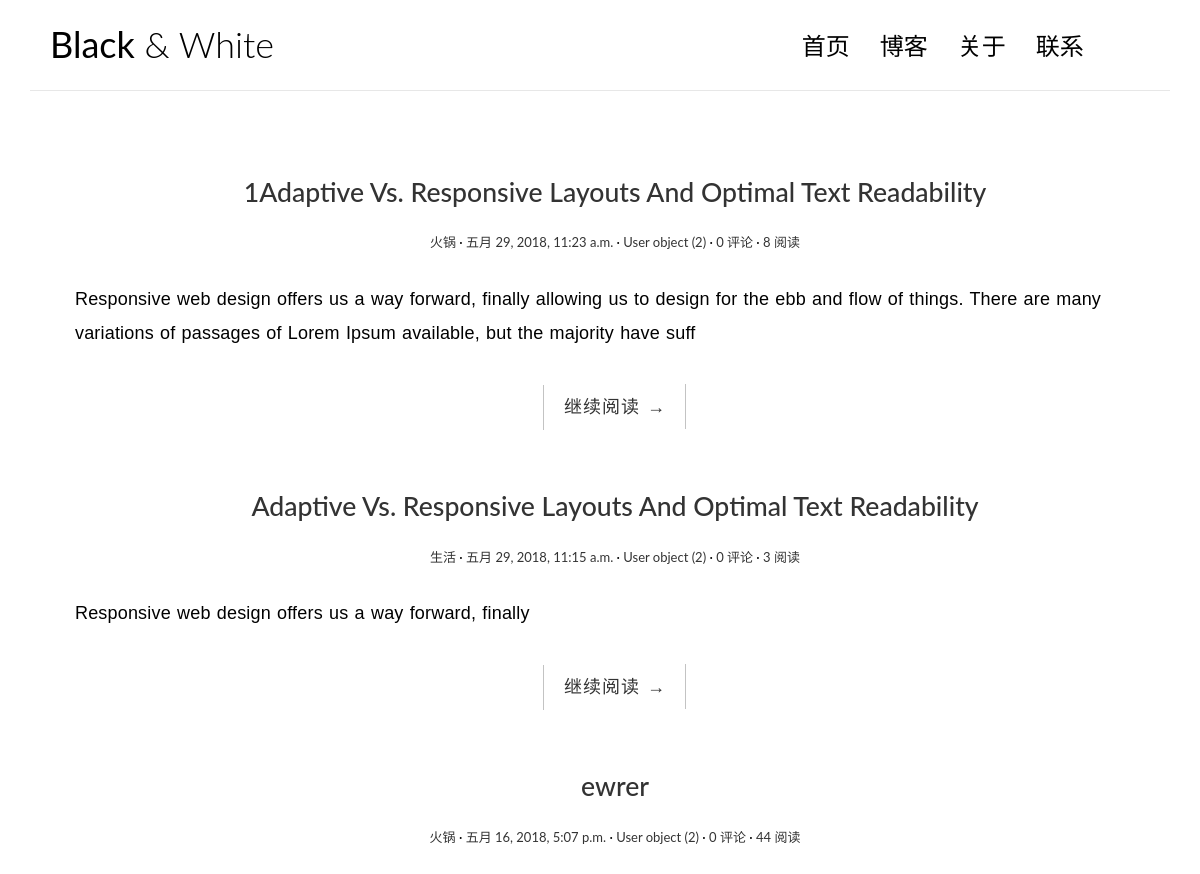
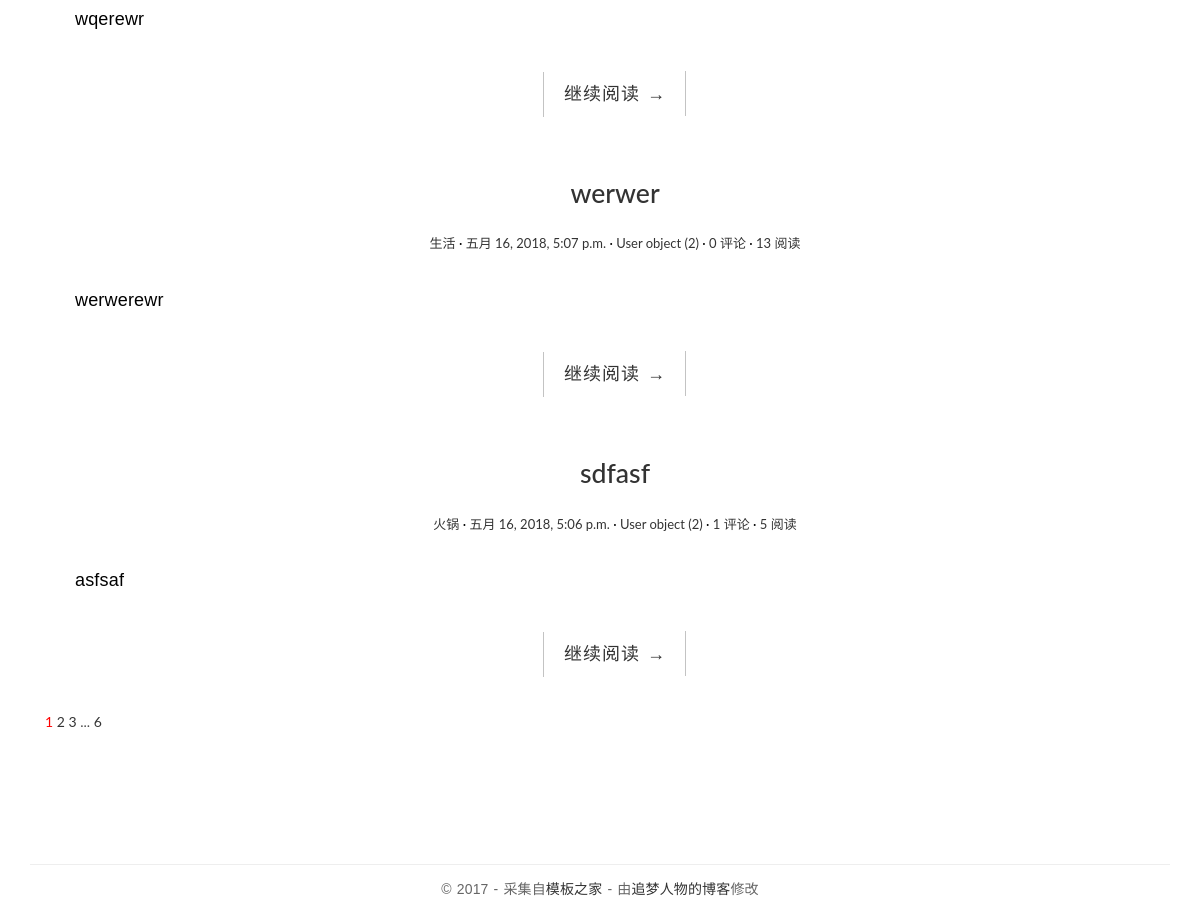
Screenshot of /blog/ with the database file from the repository (2 pictures, top to bottom).
### onefirst/models.py (models this page shows, shortened)
@python_2_unicode_compatible
class Post(models.Model):
    title = models.CharField('标题', max_length=70)
    body = models.TextField('正文')
    created_time = models.DateTimeField('创建时间')
    modified_time = models.DateTimeField('修改时间')
    excerpt = models.CharField('摘要', max_length=200, blank=True)
    category = models.ForeignKey(Category, verbose_name='分类')
    tags = models.ManyToManyField(Tag, blank=True, verbose_name='标签')
    author = models.ForeignKey(User, verbose_name='作者')
    views = models.PositiveIntegerField('阅读量', default=0)
    """
    函数get_absolute_url：获取文章据对路径
    1.视图函数命名空间app_name = 'onefirst'
    2.name=detail的视图
    3.reverse函数解析该视图的URL
    4.post/(?P<pk>[0-9]+)/中的正则部分被kwargs中pk替换掉
    5.最终该函数返回结果如/post/255/,这样Post 自己就生成了自己的 URL
    """
    def get_absolute_url(self):
        return reverse('onefirst:detail', kwargs={'pk': self.pk})
    class Meta:
        verbose_name = '文章'
        verbose_name_plural = '文章'
        ordering = ['-created_time']

@python_2_unicode_compatible
class Category(models.Model):
    name = models.CharField('分类', max_length=100)
    def __str__(self):
        return self.name
    class Meta:
        verbose_name = '分类'
        verbose_name_plural = '分类'

@python_2_unicode_compatible
class User(models.Model):
    username = models.CharField(max_length=21)
    password = models.CharField(max_length=21)

### onefirst/views.py (the view)
# urls.py: url(r'^blog/$', views.BlogView.as_view(), name='blog'),
class BlogView(IndexView):
    model = Post
    template_name = 'onefirst/blog.html'
    context_object_name = 'post_list'

### onefirst/views.py (called while the page is built)
    def get_context_data(self, **kwargs):
        context = super().get_context_data(**kwargs)
        paginator = context.get('paginator')
        page = context.get('page_obj')
        is_paginated = context.get('is_paginated')
        pagination_data = self.pagination_data(paginator, page, is_paginated)
        context.update(pagination_data)
        return context

### templates/onefirst/blog.html
{% extends 'base.html' %}
{% block main %}
<div class="content-body">
			<div class="container">
				<div class="row">
					<main class="col-md-12">
                        {% include 'onefirst/post_list.html' %}
					</main>
				</div>
			</div>
		</div>
{% endblock %}

### templates/onefirst/post_list.html (shortened to what this page needs)
{% load onefirst_tags %}
{% for post in post_list %}
    <article class="post post-{{ post.pk }}">
        <header class="entry-header">
            <h1 class="entry-title">
                <a href="{{ post.get_absolute_url }}">{{ post.title }}</a>
            </h1>
            <div class="entry-meta">
                <span class="post-category"><a href="#">{{ post.category }}</a></span>
                <span class="post-date"><a href="#"><time class="entry-date"
                                                          datetime="{{ post.created_time }}">{{ post.created_time }}</time></a></span>
                <span class="post-author"><a href="#">{{ post.author }}</a></span>
                <span class="comments-link"><a href="#">{{ post.comment_set.count }} 评论</a></span>
                <span class="views-count"><a href="#">{{ post.views }} 阅读</a></span>
            </div>
        </header>
        <div class="entry-content clearfix">
            <p>{{ post.excerpt }}</p>
            <div class="read-more cl-effect-14">
                <a href="{{ post.get_absolute_url }}" class="more-link">继续阅读 <span class="meta-nav">→</span></a>
            </div>
        </div>
    </article>
{% empty %}
    <div class="no-post">暂时还没有发布的文章！</div>
{% endfor %}
{% if is_paginated %}
    <div class="pagination">
        <a href="?page={{ page_obj.number }}" style="color: red">{{ page_obj.number }}</a>
        {% if right %}
            {% for i in right %}
                <a href="?page={{ i }}">{{ i }}</a>
            {% endfor %}
            {% if right_has_more %}
                <span>...</span>
            {% endif %}
        {% endif %}
      {% if last %}
        <a href="?page={{ paginator.num_pages }}">{{ paginator.num_pages }}</a>
      {% endif %}
    </div>
{% endif %}

### onefirst/static/onefirst/css/custom.css (style rules this page uses)
* { outline: none; }
h1, h2, h3, h4, h5, h6 { margin-top: 0; }
a { color: #333; }
body { color: #444; font-family: 'Lato', sans-serif; }
p { font-family: 'Ubuntu', sans-serif; font-weight: 400; word-spacing: 1px; letter-spacing: 0.01em; }
.content-body { padding-bottom: 4em; }
.post { background: #fff; padding: 30px 30px 0; }
.entry-title { text-align: center; font-size: 1.9em; margin-bottom: 20px; line-height: 1.6; padding: 10px 20px 0; }
.entry-meta { text-align: center; color: #DDDDDD; font-size: 13px; margin-bottom: 30px; }
.entry-content { font-size: 18px; line-height: 1.9; font-weight: 300; color: #000; }
.post-category::after, .post-date::after, .post-author::after, .comments-link::after { content: ' ·'; color: #000; }
.read-more { font-family: 'Ubuntu', sans-serif; font-weight: 400; word-spacing: 1px; letter-spacing: 0.01em; text-align: center; margin-top: 20px; }
.cl-effect-14 a { padding: 0 20px; height: 45px; line-height: 45px; position: relative; display: inline-block; margin: 15px 25px; letter-spacing: 1px; font-weight: 400; text-shadow: 0 0 1px rgba(255, 255, 255, 0.3); }
.cl-effect-14 a::before, .cl-effect-14 a::after { position: absolute; width: 45px; height: 1px; background: #C3C3C3; content: ''; -webkit-transition: all 0.3s; -moz-transition: all 0.3s; transition: all 0.3s; pointer-events: none; }
.cl-effect-14 a::before { top: 0; left: 0; -webkit-transform: rotate(90deg); -moz-transform: rotate(90deg); transform: rotate(90deg); -webkit-transform-origin: 0 0; -moz-transform-origin: 0 0; transform-origin: 0 0; }
.cl-effect-14 a::after { right: 0; bottom: 0; -webkit-transform: rotate(90deg); -moz-transform: rotate(90deg); transform: rotate(90deg); -webkit-transform-origin: 100% 0; -moz-transform-origin: 100% 0; transform-origin: 100% 0; }

### rows the page displays
Post: title "1Adaptive Vs. Responsive Layouts And Optimal Text Readability", category "火锅", created_time "五月 29, 2018, 11:23 a.m.", author "User object (2)", comment_set.count "0", views "8", excerpt "Responsive web design offers us a way forward, finally allowing us to design for the ebb and flow of things. There are many variations of passages of Lorem Ipsum available, but the majority have suff"
Post: title "Adaptive Vs. Responsive Layouts And Optimal Text Readability", category "生活", created_time "五月 29, 2018, 11:15 a.m.", author "User object (2)", comment_set.count "0", views "3", excerpt "Responsive web design offers us a way forward, finally"
Post: title "ewrer", category "火锅", created_time "五月 16, 2018, 5:07 p.m.", author "User object (2)", comment_set.count "0", views "44", excerpt "wqerewr"
Post: title "werwer", category "生活", created_time "五月 16, 2018, 5:07 p.m.", author "User object (2)", comment_set.count "0", views "13", excerpt "werwerewr"
Post: title "sdfasf", category "火锅", created_time "五月 16, 2018, 5:06 p.m.", author "User object (2)", comment_set.count "1", views "5", excerpt "asfsaf"

### other values shown
{{ page_obj.number }} "1"
{{ i }} "2" "3"
{{ paginator.num_pages }} "6"
